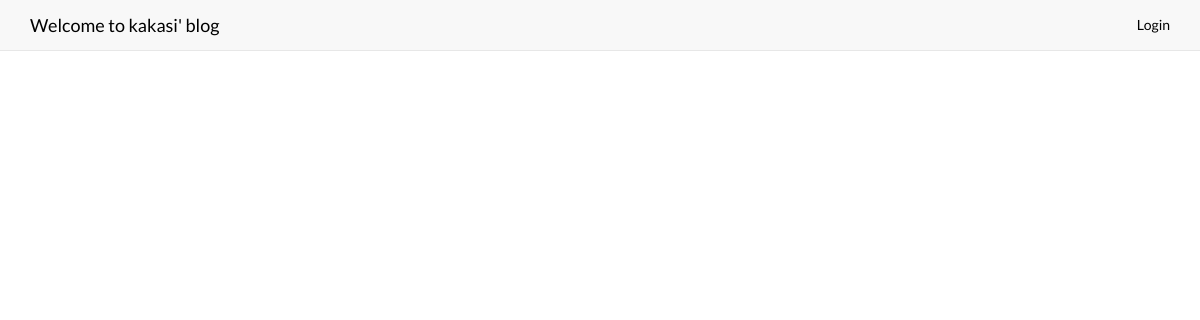
The app's page /blog/kakasi/, older data.
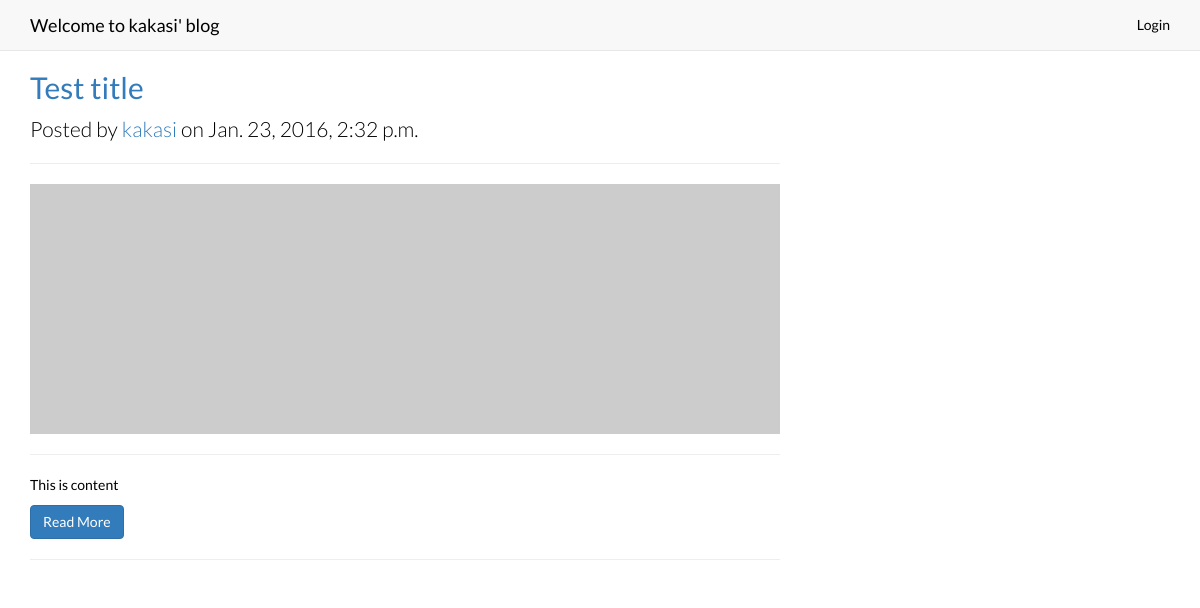
The same page, newer data.
### blog/models.py (models this page shows, shortened)
class Post(models.Model):
	title = models.CharField(max_length=100)
	content = models.TextField(blank=True)
	photo = models.URLField(blank=True)
	location = models.CharField(max_length=100)
	created_at = models.DateTimeField(auto_now_add=True)
	author = models.ForeignKey(Blog)
	category = models.ForeignKey(Category,null=True)

class Blog(models.Model):
	title = models.CharField(max_length=100)
	desc = models.TextField(blank=True)
	domain = models.CharField(max_length=100)
	photo = models.URLField(blank=True)
	public = models.BooleanField(blank=True)
	owner = models.ForeignKey(User)

### blog/views.py (the view)
# urls.py: url(r'^blog/(?P<username>[-\w]+)/$', blog_detail, name='blog_detail'),
def blog_detail(request,username):
    user = User.objects.get(username=username)
    blog = Blog.objects.filter( owner = user)
    post_list = Post.objects.filter(author = blog[0])
    for post in post_list:
        tags = Tag.objects.filter( post = post)
        post.tags = tags
    return render(request, 'index.html', {
        'post_list': post_list,
        'blog': blog[0],
        })

### templates/index.html (shortened to what this page needs)
<!DOCTYPE html>
<html>
    {% load staticfiles %}
    <link href="{% static 'bootstrap.css' %}" rel="stylesheet" type="text/css">
    <link href="{% static 'font-awesome.min.css' %}" rel="stylesheet" type="text/css">
    <head>
    </head>
    <body>
        <div class="navbar navbar-default navbar-static-top">
            <div class="container">
                <div class="navbar-header">
                    <a class="navbar-brand" href="/blog/{{request.user}}"><span>{{blog.title}}</span></a>
                </div>
                <div class="collapse navbar-collapse" id="navbar-ex-collapse">
                    <ul class="nav navbar-nav navbar-right">
                        {% if request.user.is_authenticated %}
                        <li>
                            <a href="/post/create/">Post</a>
                        </li>
                        <li>
                            <a href="/blog/logout/">Logout</a>
                        </li>
                        {% else %}
                        <li>
                            <a href="/blog/">Login</a>
                        </li>
                        {% endif %}
                    </ul>
                </div>
            </div>
        </div>
        <div class="container">
            <div class="row">
                <div class="col-md-8">
                {% for post in post_list %}
                <h2>
                    <a href="#">{{ post.title }} </a>
                </h2>
                <p class="lead">
                    Posted by <a href="index.php">{{ post.author.owner.username }}</a> on {{ post.created_at }}
                </p>
                <hr>
                <img class="img-responsive" src="http://placehold.it/900x300" alt="">
                <hr>
                <p>{{ post.content }}</p>
                <a class="btn btn-primary" href="/blog/{{request.user.username}}/{{ post.pk }}">Read More</a>
                <hr>
                {% endfor %}
                </div>
            </div>
        </div>
    </body>
</html>

Row changes from the older to the newer data that the page shows:
added Post: title "Test title", author.owner.username "kakasi", created_at "Jan. 23, 2016, 2:32 p.m.", content "This is content"
